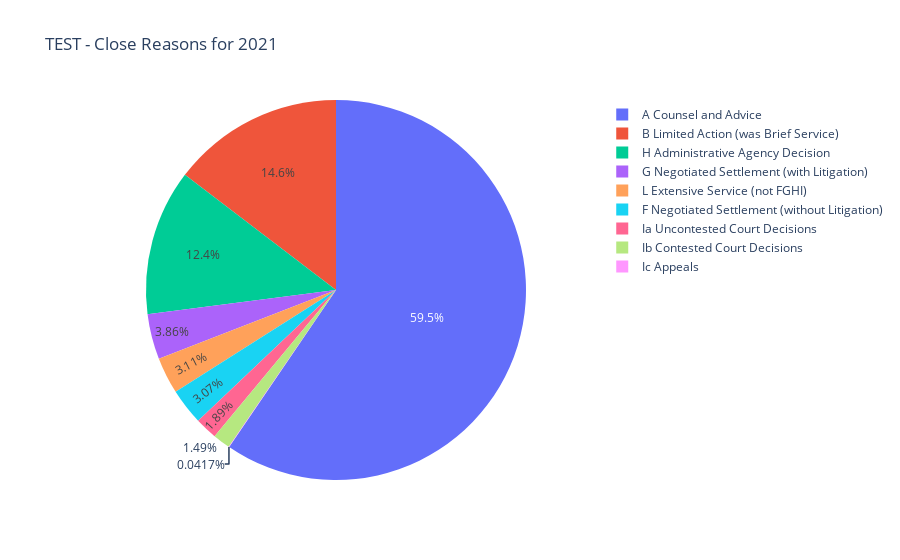

Notebook code for this chart:
### Code cell
# Group by Close Reason
test_close_reason_counts = df_filtered.groupby('Case Close Reason')['ID#'].count().reset_index(name='Count')

# Generate pie chart
fig = px.pie(test_close_reason_counts, values='Count', names='Case Close Reason', title='TEST - Close Reasons for 2021')
fig.show()

### Figure 1 — Plotly figure (JSON) as saved in the notebook; plotly's stock layout.template omitted (floating-point values rounded to 4 significant figures)
{"data": [{"domain": {"x": [0, 1], "y": [0, 1]}, "hovertemplate": "Case Close Reason=%{label}<br>Count=%{value}<extra></extra>", "labels": ["A Counsel and Advice", "B Limited Action (was Brief Service)", "F Negotiated Settlement (without Litigation)", "G Negotiated Settlement (with Litigation)", "H Administrative Agency Decision", "Ia Uncontested Court Decisions", "Ib Contested Court Decisions", "Ic Appeals", "L Extensive Service (not FGHI)"], "legendgroup": "", "name": "", "showlegend": true, "type": "pie", "values": [4282, 1053, 221, 278, 892, 136, 107, 3, 224]}], "layout": {"legend": {"tracegroupgap": 0}, "title": {"text": "TEST - Close Reasons for 2021"}}}
